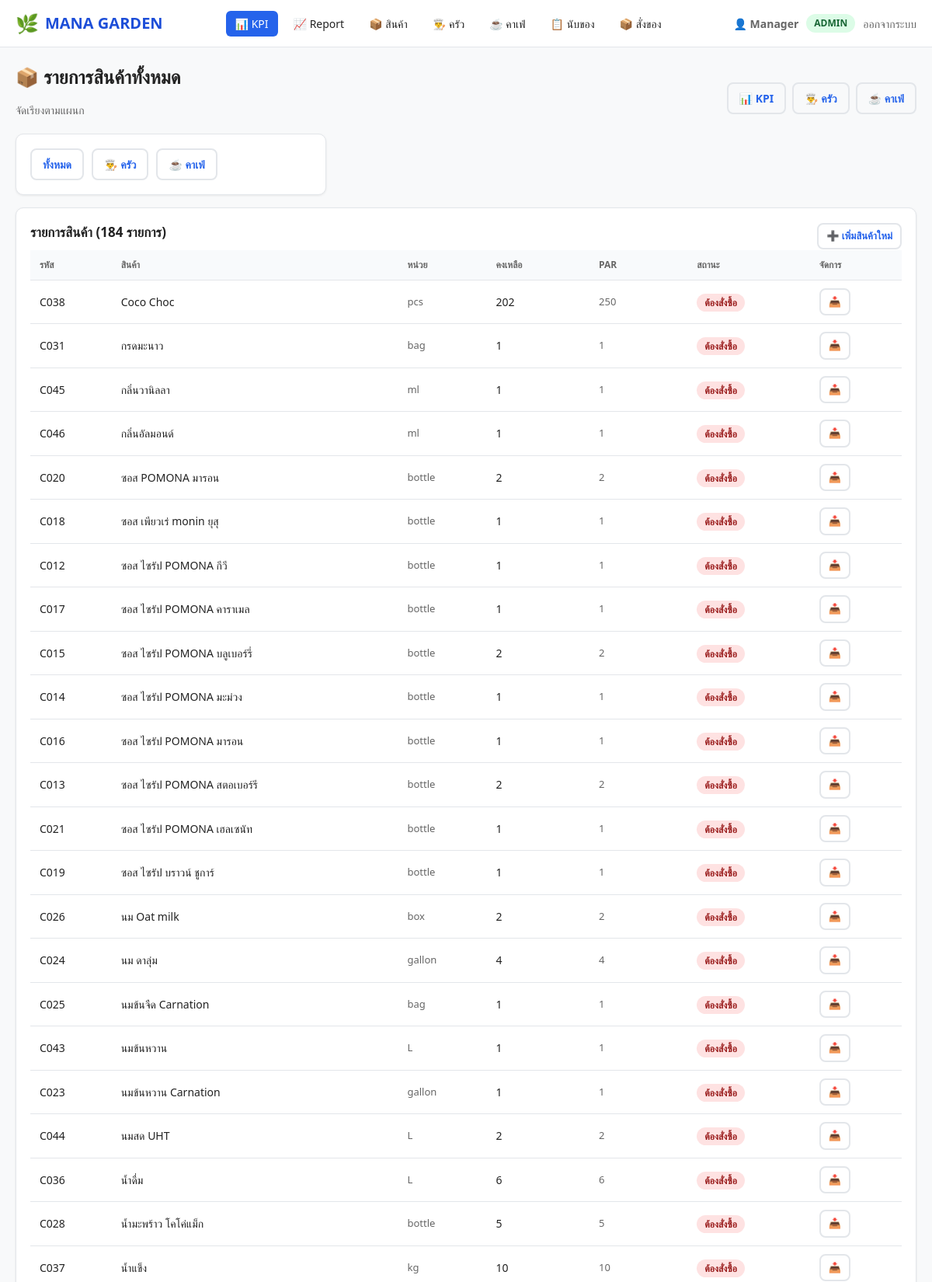
Screenshot of /items (signed in, upper part) with the database file from the repository.
### tables this page shows
CREATE TABLE items (
    id INTEGER PRIMARY KEY AUTOINCREMENT, code TEXT UNIQUE NOT NULL, name TEXT NOT NULL, unit TEXT NOT NULL,
    category TEXT NOT NULL DEFAULT "general", opening INTEGER DEFAULT 0, received INTEGER DEFAULT 0,
    used INTEGER DEFAULT 0, ending INTEGER DEFAULT 0, par INTEGER DEFAULT 0, status TEXT NOT NULL DEFAULT "ปกติ",
    location TEXT DEFAULT "Main Store", created_at TEXT DEFAULT CURRENT_TIMESTAMP
);

### app.py (the view)
@app.route("/items")
@login_required
def items():
    db = get_db()
    cat = request.args.get("cat", "all")
    if cat == "kitchen":
        rows = db.execute(
            "SELECT * FROM items WHERE category='kitchen' ORDER BY name"
        ).fetchall()
    elif cat == "cafe":
        rows = db.execute(
            "SELECT * FROM items WHERE category='cafe' ORDER BY name"
        ).fetchall()
    else:
        rows = db.execute(
            "SELECT * FROM items ORDER BY category, name"
        ).fetchall()
    return render_template(
        "items.html", items=rows, cat=cat, current_role=session.get("role"),
    )

### app.py (called while the page is built)
def get_db():
    if "db" not in g:
        if not os.path.exists(DB_PATH):
            init_db()
        g.db = sqlite3.connect(DB_PATH)
        g.db.row_factory = sqlite3.Row
        g.db.execute("PRAGMA foreign_keys = ON")
    return g.db

def login_required(f):
    @wraps(f)
    def wrapper(*args, **kwargs):
        if "user" not in session:
            flash("กรุณาเลือกบทบาทผู้ใช้ก่อนครับ", "warning")
            return redirect(url_for("login"))
        return f(*args, **kwargs)
    return wrapper

### templates/items.html (shortened to what this page needs)
{% extends "base.html" %}
{% block content %}
<div class="flex-between mb-0">
  <div>
    <h1 class="page-title">📦 รายการสินค้าทั้งหมด</h1>
    <p class="page-sub">จัดเรียงตามแผนก </p>
  </div>
  <div class="btn-group" style="display:flex; gap:8px;">
    <a class="btn btn-outline" href="{{ url_for('dashboard') }}">📊 KPI</a>
    <a class="btn btn-outline" href="{{ url_for('kitchen') }}">👨‍🍳 ครัว</a>
    <a class="btn btn-outline" href="{{ url_for('cafe') }}">☕ คาเฟ่</a>
  </div>
</div>
<div class="card" style="max-width:400px; margin-bottom:16px;">
  <div class="flex-wrap">
    <a class="btn {% if not cat %}btn-primary{% else %}btn-outline{% endif %}" href="{{ url_for('items') }}">ทั้งหมด</a>
    <a class="btn {% if cat == 'kitchen' %}btn-primary{% else %}btn-outline{% endif %}" href="{{ url_for('items', cat='kitchen') }}">👨‍🍳 ครัว</a>
    <a class="btn {% if cat == 'cafe' %}btn-primary{% else %}btn-outline{% endif %}" href="{{ url_for('items', cat='cafe') }}">☕ คาเฟ่</a>
  </div>
</div>
{% if items %}
<div class="card">
  <div class="flex-between">
    <h3>รายการสินค้า ({{ items|length }} รายการ)</h3>
    {% if current_role == 'admin' %}
      <a href="#" class="btn btn-outline btn-sm" onclick="toggleAddForm()">➕ เพิ่มสินค้าใหม่</a>
    {% endif %}
  </div>
  <div class="table-wrap">
    <table class="table">
      <thead>
        <tr>
          <th>รหัส</th><th>สินค้า</th><th>หน่วย</th><th>คงเหลือ</th><th>PAR</th><th>สถานะ</th>
          {% if current_role == 'admin' %}<th>จัดการ</th>{% endif %}
        </tr>
      </thead>
      <tbody>
        {% for it in items %}
        <tr>
          <td class="font-weight-bold">{{ it.code }}</td>
          <td>{{ it.name }}</td>
          <td class="txt-sm">{{ it.unit }}</td>
          <td class="font-weight-bold {% if it.ending <= it.par|int*0.7 %}color:var(--red);{% endif %}">{{ it.ending }}</td>
          <td class="txt-sm">{{ it.par }}</td>
          <td><span class="badge badge-stockout">ต้องสั่งซื้อ</span></td>
          {% if current_role == 'admin' %}
          <td style="white-space:nowrap;">
            <a href="{{ url_for('export_item', item_id=it.id) }}" class="btn btn-icon btn-sm btn-outline" title="Export">📥</a>
          </td>
          {% endif %}
        </tr>
        {% endfor %}
      </tbody>
    </table>
  </div>
</div>
{% else %}
<div class="card">
  <p class="txt-sm">ไม่พบสินค้าครับ</p>
</div>
{% endif %}
{% endblock %}

### static/style.css (style rules this page uses)
:root { --bg: #f8f9fa; --card: #ffffff; --border: #e3e6ea; --text: #222; --muted: #666; --accent: #2563eb; --accent-dark: #1d4ed8; --green: #16a34a; --green-bg: #dcfce7; --red: #dc2626; --red-bg: #fee2e2; --amber: #f59e0b; --amber-bg: #fef3c7; --shadow: 0 1px 3px rgba(0,0,0,.08); }
* { box-sizing: border-box; }
body { margin: 0; font-family: 'Segoe UI', 'Thai Sans', system-ui, sans-serif; background: var(--bg); color: var(--text); font-size: 15px; line-height: 1.5; }
a { color: var(--accent); text-decoration: none; }
.page-title { font-size: 24px; font-weight: 800; margin: 0 0 4px; color: var(--text); }
.page-sub { color: var(--muted); font-size: 14px; margin-bottom: 20px; }
.card { background: var(--card); border: 1px solid var(--border); border-radius: 10px; padding: 18px; margin-bottom: 16px; box-shadow: var(--shadow); }
.card h3 { margin: 0 0 10px; font-size: 17px; }
.btn { display: inline-flex; align-items: center; gap: 6px; padding: 8px 14px; border-radius: 8px; font-weight: 600; border: 1px solid var(--border); background: #fff; cursor: pointer; font-size: 14px; transition: .15s; }
.btn-outline { background: transparent; border-width: 2px; }
.btn-sm { padding: 5px 10px; font-size: 13px; }
.btn-icon { padding: 6px 10px; }
.badge { padding: 3px 10px; border-radius: 20px; font-size: 12px; font-weight: 700; }
.badge-stockout { background: var(--red-bg); color: #991b1b; }
.table-wrap { overflow-x: auto; }
.table { width: 100%; border-collapse: collapse; font-size: 14px; }
.table th, .table td { padding: 10px 12px; border-bottom: 1px solid var(--border); text-align: left; }
.table th { background: #f8fafc; font-weight: 700; color: var(--muted); font-size: 12px; text-transform: uppercase; }
.txt-sm { font-size: 13px; color: var(--muted); }
.mb-0 { margin-bottom: 0; }
.flex-between { display: flex; justify-content: space-between; align-items: center; gap: 10px; }
.flex-wrap { display: flex; flex-wrap: wrap; gap: 10px; align-items: center; }

### rows the page displays
items: code "C038", name "Coco Choc", unit "pcs", ending "202", par "250"
items: code "C031", name "กรดมะนาว", unit "bag", ending "1", par "1"
items: code "C045", name "กลิ่นวานิลลา", unit "ml", ending "1", par "1"
items: code "C046", name "กลิ่นอัลมอนด์", unit "ml", ending "1", par "1"
items: code "C020", name "ซอส POMONA มารอน", unit "bottle", ending "2", par "2"
items: code "C018", name "ซอส เพียวเร่ monin ยุสุ", unit "bottle", ending "1", par "1"
items: code "C012", name "ซอส ไซรัป POMONA กีวี", unit "bottle", ending "1", par "1"
items: code "C017", name "ซอส ไซรัป POMONA คาราเมล", unit "bottle", ending "1", par "1"
items: code "C015", name "ซอส ไซรัป POMONA บลูเบอร์รี่", unit "bottle", ending "2", par "2"
items: code "C014", name "ซอส ไซรัป POMONA มะม่วง", unit "bottle", ending "1", par "1"
items: code "C016", name "ซอส ไซรัป POMONA มารอน", unit "bottle", ending "1", par "1"
items: code "C013", name "ซอส ไซรัป POMONA สตอเบอร์รี", unit "bottle", ending "2", par "2"
items: code "C021", name "ซอส ไซรัป POMONA เฮลเซนัท", unit "bottle", ending "1", par "1"
items: code "C019", name "ซอส ไซรัป บราวน์ ชูการ์", unit "bottle", ending "1", par "1"
items: code "C026", name "นม Oat milk", unit "box", ending "2", par "2"
items: code "C024", name "นม ดาลุ่ม", unit "gallon", ending "4", par "4"
items: code "C025", name "นมข้นจืด Carnation", unit "bag", ending "1", par "1"
items: code "C043", name "นมข้นหวาน", unit "L", ending "1", par "1"
items: code "C023", name "นมข้นหวาน Carnation", unit "gallon", ending "1", par "1"
items: code "C044", name "นมสด UHT", unit "L", ending "2", par "2"
items: code "C036", name "น้ำดื่ม", unit "L", ending "6", par "6"
items: code "C028", name "น้ำมะพร้าว โคโค่แม็ก", unit "bottle", ending "5", par "5"
items: code "C037", name "น้ำแข็ง", unit "kg", ending "10", par "10"

### other values shown
{{ session.get('user') }} "Manager"
{{ current_role | upper }} "ADMIN"
{{ items|length }} "184"
